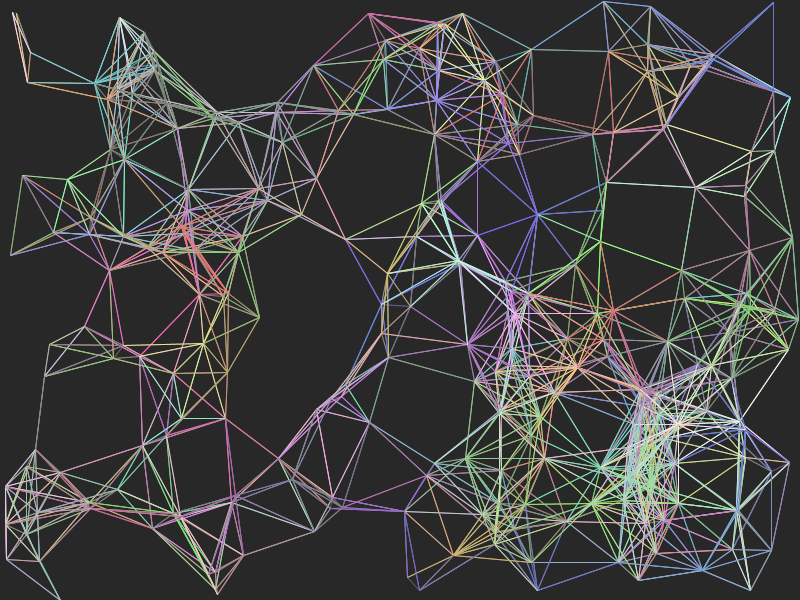
Frame 1 (no input)
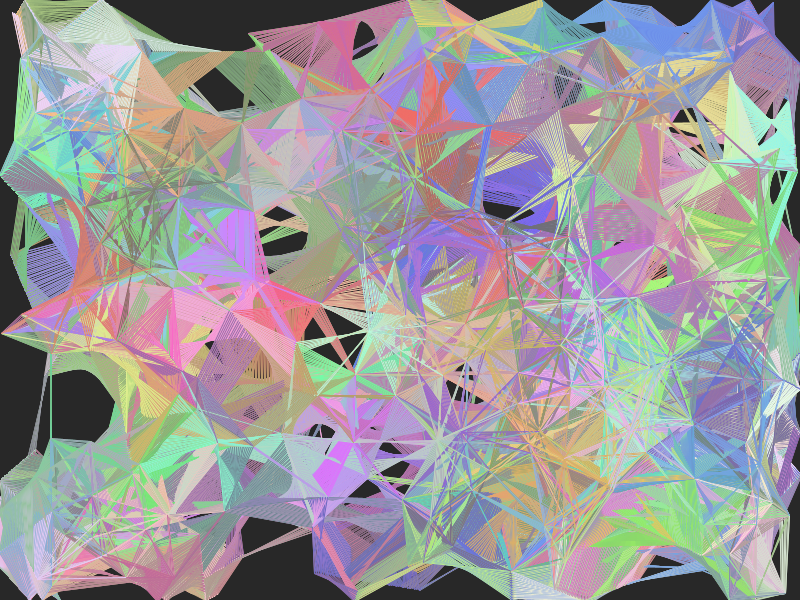
Frame 60 (the mouse pressed at the canvas centre just before this capture)
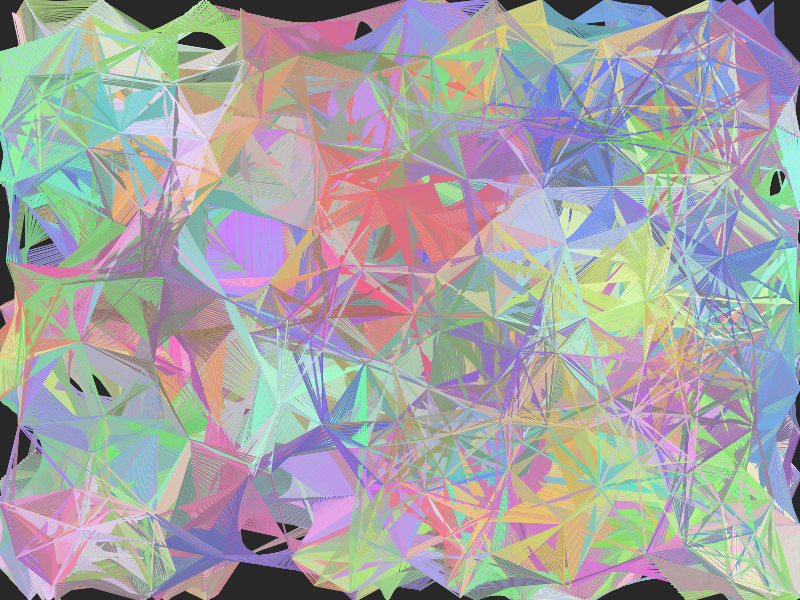
Frame 120 (the mouse held since frame 60 and released just before this capture)

The Processing sketch that drew these frames (run headless with seeded random() and noise(); from frame 60 on, the mouse is pressed at the canvas centre):

// Processing sketch: genuary7_walldraw
// ── genuary7_walldraw.pde
class Point {
  float x, y;
  float x_vel, y_vel;
  
  color c;
  
  Point(float start_x, float start_y, float start_x_vel, float start_y_vel, color start_color) {
    x = start_x;
    y = start_y;
    
    x_vel = start_x_vel;
    y_vel = start_y_vel;
    
    c = start_color;
  }
  
  void update() {
    x += x_vel;
    y += y_vel;
    
    x_vel *= x >= width || x <= 0 ? -1 : 1;
    y_vel *= y >= height || y <= 0 ? -1 : 1;
  }
  
  void display() {
    stroke(c);
    
    point(x, y);
  }
}

final int MAX_DIST = 90;
Point point[];

void setup() {
  size(800, 600);
  background(40);
  
  point = new Point[250];
  
  for (int set_point = 0; set_point < point.length; set_point++) {
    point[set_point] = new Point(random(width), random(height), random(-2, 2), random(-2, 2),
    color(random(100, 255), random(100, 255), random(100, 255)));
  }
}

void draw() {
  clear();
  
  for (int draw_point = 0; draw_point < point.length; draw_point++) {
    point[draw_point].update();
    point[draw_point].display();
  }
  
  // for each point look at all other points near it
  for (int check_point_len = 0; check_point_len < point.length; check_point_len++) {
    float check_x = point[check_point_len].x, check_y = point[check_point_len].y;
    
    for (int find_match = 0; find_match < point.length; find_match++) {
      float match_x = point[find_match].x, match_y = point[find_match].y;
      
      float alpha_dist = dist(check_x, check_y, match_x, match_y); 
      if (alpha_dist <= MAX_DIST) {
        alpha_dist = (alpha_dist / 50) * 255; 
        
        color curr_point_col = point[check_point_len].c;
        color alpha_calc = color(red(curr_point_col), green(curr_point_col), blue(curr_point_col), alpha_dist);
        // draw a line
        stroke(alpha_calc);
        line(check_x, check_y, match_x, match_y);
      }
    }
  }
}
